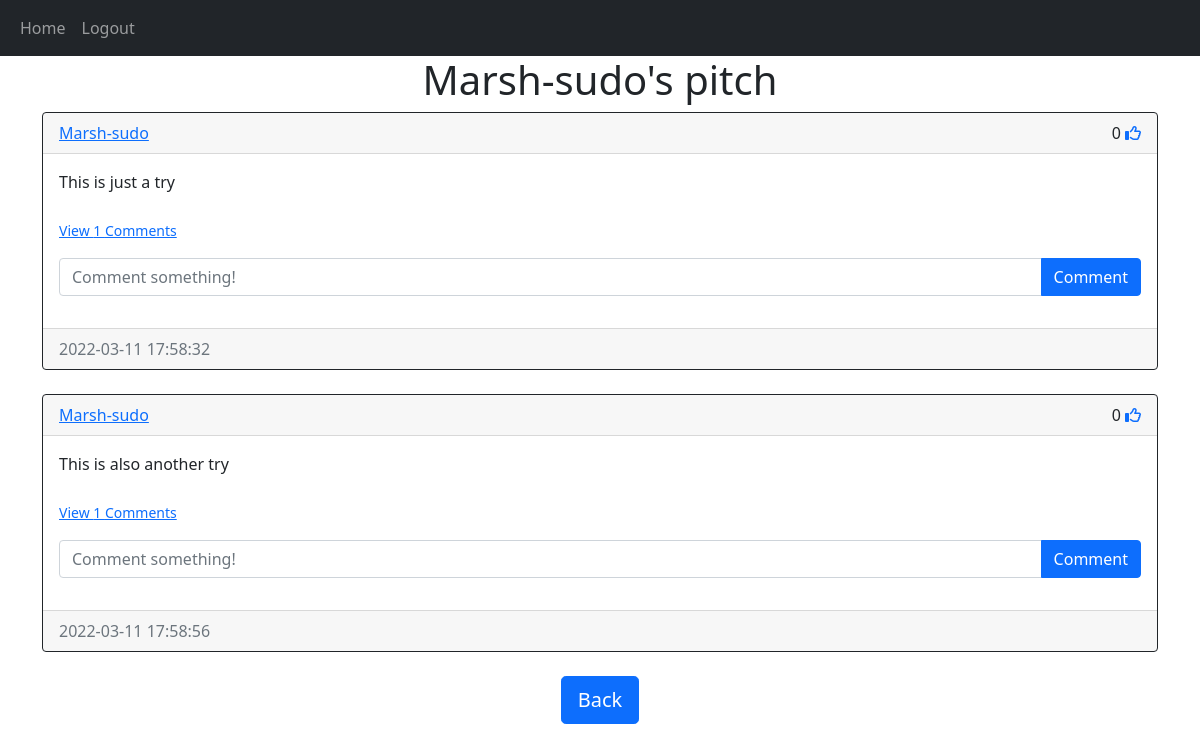
/pitches/Marsh-sudo (signed in), run on the app's committed database.
### website/models.py (models this page shows)
class User(db.Model,UserMixin): #Inherits from db model and userMixin
    id=db.Column(db.Integer,primary_key=True)
    email=db.Column(db.String(150),unique=True) #prevent users with duplicate emails
    username=db.Column(db.String(150),unique=True)
    password=db.Column(db.String(150))
    date_created=db.Column(db.DateTime(timezone=True),default=func.now()) #if nothing is passed,by default the column will be filled by the current time
    pitches=db.relationship('Pitch', backref='user',passive_deletes=True)# backref to allow access to user model
    comments = db.relationship('Comment', backref='user', passive_deletes=True)
    likes = db.relationship('Like', backref='user', passive_deletes=True)

class Pitch(db.Model):
    id=db.Column(db.Integer,primary_key=True)
    text=db.Column(db.Text,nullable=False)
    date_created=db.Column(db.DateTime(timezone=True),default=func.now())
    author =db.Column(db.Integer,db.ForeignKey('user.id',ondelete='CASCADE'),nullable=False)
    comments = db.relationship('Comment', backref='pitch', passive_deletes=True)
    likes = db.relationship('Like', backref='pitch', passive_deletes=True)

### website/views.py (the view)
@views.route("/pitches/<username>")
@login_required
def pitches(username):
    user = User.query.filter_by(username=username).first()
    if not user:
        flash('No user with that username exists.', category='error')
        return redirect(url_for('views.home'))
    pitches=user.pitches
    return render_template("pitch.html", user=current_user, pitches=pitches, username=username)

### website/__init__.py (called while the page is built)
def create_app():
    app = Flask(__name__)
    app.config['SECRET_KEY'] = "helloworld"
    app.config['SQLALCHEMY_DATABASE_URI'] = f'sqlite:///{DB_NAME}'
    db.init_app(app)
    from .views import views
    from .auth import auth
    app.register_blueprint(views, url_prefix="/")
    app.register_blueprint(auth, url_prefix="/")
    from .models import Pitch, Comment,Like,User
    create_database(app)
    login_manager = LoginManager()
    login_manager.login_view = "auth.login"
    login_manager.init_app(app)
    @login_manager.user_loader
    def load_user(id):
        return User.query.get(int(id))
    return app

### website/templates/pitch.html (shortened to what this page needs)
{% extends "pitch_div.html" %}  {% block header %} {{username}}'s pitch {% endblock %} {% block footer %}
    <div align="center">
      <a href="/home"
        ><button type="button" class="btn btn-primary btn-lg">Back</button></a
      >
    </div>
    {% endblock %}

### website/templates/pitch_div.html (shortened to what this page needs)
{% extends "base.html" %} {% block title %}Home{% endblock %} {% block content
  %}
  <h1 align="center">{% block header %}Pitches{% endblock %}</h1>
  <div id="pitches">
    {% for pitch in pitches %}
    <div class="card border-dark">
      <div class="card-header d-flex justify-content-between align-items-center">
        <a href="/pitches/{{pitch.user.username}}">{{pitch.user.username}}</a>
        <div>
          <span id="likes-count-{{pitch.id}}">
          {{ pitch.likes|length }}</span>
          {% if user.id in pitch.likes|map(attribute="author")|list %}
          <i
            class="fas fa-thumbs-up"
            id="like-button-{{pitch.id}}"
            onclick="like({{pitch.id}})"
          ></i>
          {% else %}
          <a href=""><i
            class="far fa-thumbs-up"
            id="like-button-{{pitch.id}}"
            onclick="like({{pitch.id}})"
          ></i> </a>
          {% endif %}
        </div>
      </div>
      <div class="card-body">
        <div class="card-text">{{pitch.text}}</div>
        <br />
        <p class="card-text">
          {% if pitch.comments|length > 0 %}
          <a data-bs-toggle="collapse" href="#comments-{{pitch.id}}" role="button">
            <small>View {{pitch.comments|length}} Comments</small>
          </a>
          {% else %}
          <small class="text-muted">No Comments</small>
          {% endif %}
        </p>
        <form
          class="input-group mb-3"
          method="POST"
          action="/create-comment/{{pitch.id}}"
        >
          <input
            type="text"
            id="text"
            name="text"
            class="form-control"
            placeholder="Comment something!"
          />
          <button type="submit" class="btn btn-primary">Comment</button>
        </form>
      </div>
      <div class="card-footer text-muted">{{pitch.date_created}}</div>
    </div>
    <br/ > {% endfor %}
  </div>
  {% block footer %}{% endblock %} {% endblock %}

### website/templates/base.html (shortened to what this page needs)
<!DOCTYPE html>
<html lang="en">
<head>
<link href="https://cdn.jsdelivr.net/npm/bootstrap@5.1.3/dist/css/bootstrap.min.css" rel="stylesheet">
</head>
<body>
 <nav class="navbar navbar-expand-lg navbar-dark bg-dark">
  <div class="container-fluid">
    <div class="collapse navbar-collapse" id="navbar">
      <div class="navbar-nav">
        <a class="nav-item nav-link" href="/home">Home</a>
        {% if user.is_authenticated %}
        <a class="nav-item nav-link" href="/logout">Logout</a>
        {% else %}
        <a class="nav-item nav-link" href="/login">Login</a>
        <a class="nav-item nav-link" href="/sign-up">Sign Up</a>
        {% endif %}
      </div>
    </div>
  </div>
</nav>
  <div class="container">  {% block content %} {% endblock %} </div>
</body>
</html>

### data on the page
User: username "Marsh-sudo"
Pitch: user.username "Marsh-sudo", likes|length "0", text "This is just a try", comments|length "1", date_created "2022-03-11 17:58:32"
Pitch: user.username "Marsh-sudo", likes|length "0", text "This is also another try", comments|length "1", date_created "2022-03-11 17:58:56"
